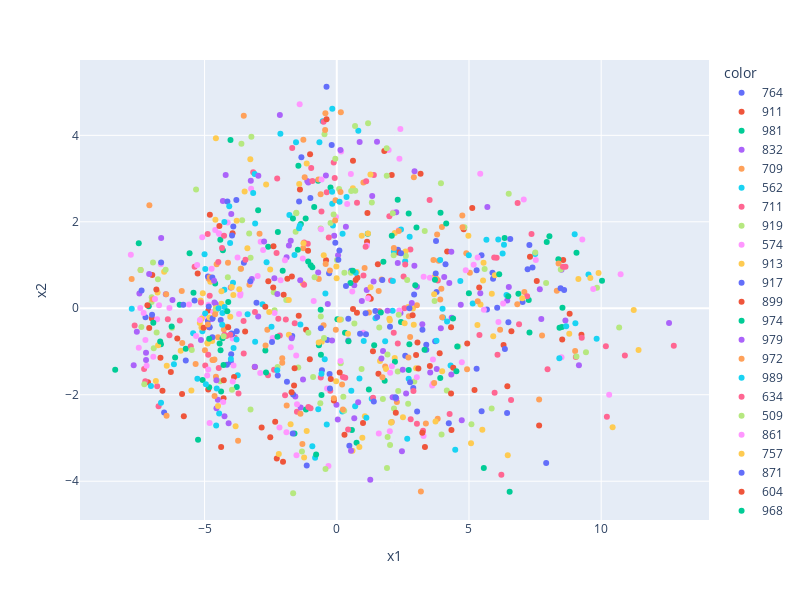

The code cell stored with this chart in its notebook:
### Code cell
import plotly.express as px

fig = px.scatter( emb_2d, x='x1', y='x2', color='color',
                  hover_name="short_name", width=800, height=600)

fig.show()
